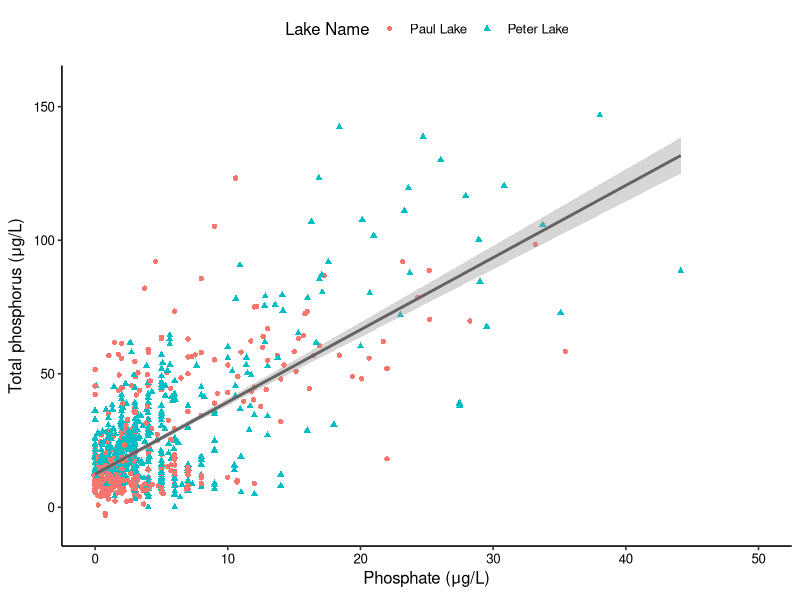
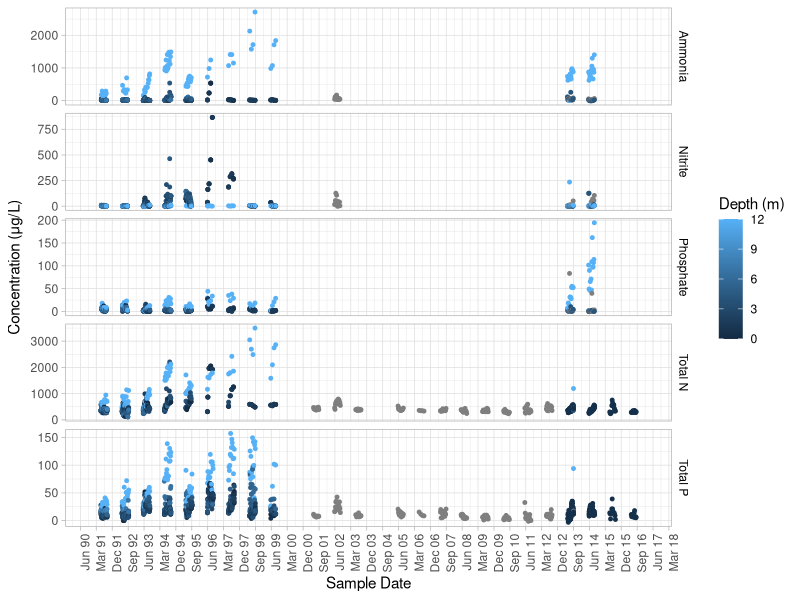
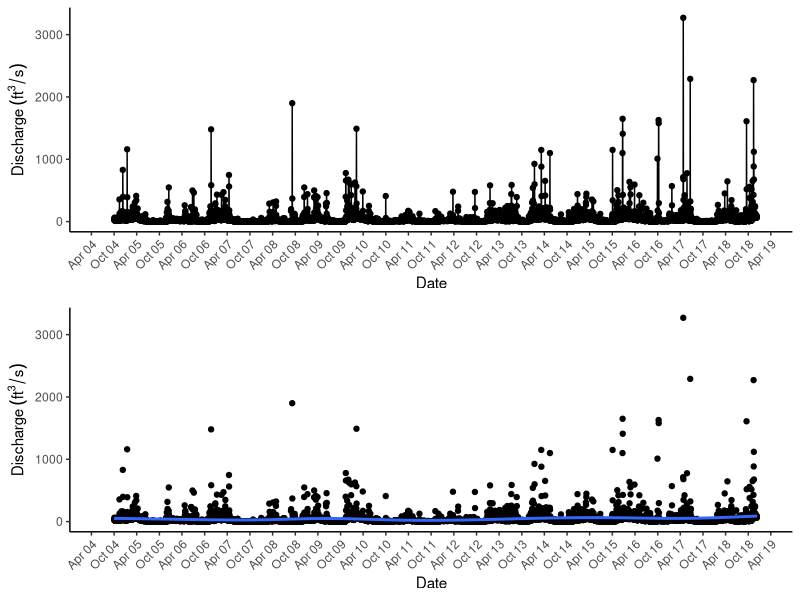
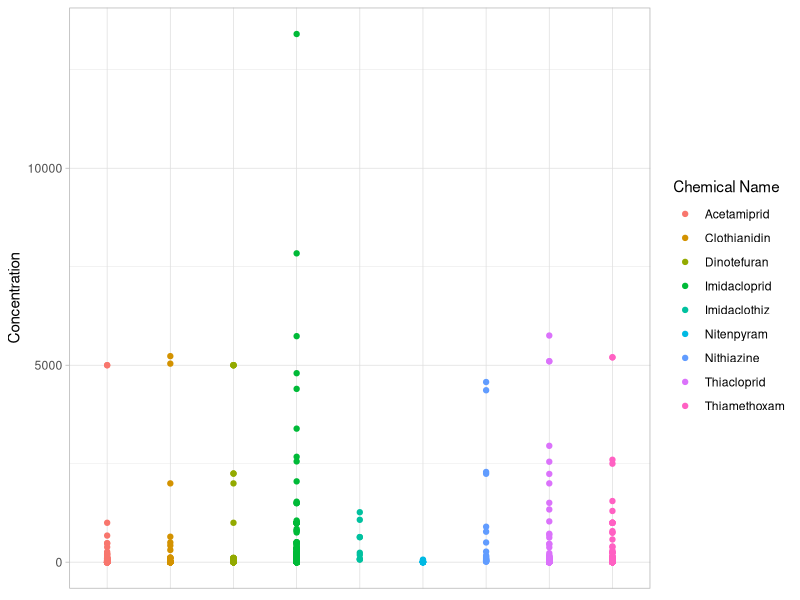

Write the R code that produced these figures, in order.
## ---- chunk 1
#1 Set up
setwd("/Users/ljq/Desktop/Blue Devils/Data Analysis/ENV872_02")
library(tidyverse)
PeterPaul <- read.csv("./Data/Processed/NTL-LTER_Lake_Chemistry_Nutrients_PeterPaul_Processed.csv")
stream <- read.csv("./Data/Raw/USGS_Site02085000_Flow_Raw.csv")
tox <- read.csv("./Data/Raw/ECOTOX_Neonicotinoids_Mortality_raw.csv")
PeterPaul.gathered <- read.csv("./Data/Processed/NTL-LTER_Lake_Nutrients_PeterPaulGathered_Processed.csv")
#2 Format date
PeterPaul$sampledate <- as.Date(PeterPaul$sampledate, format = "%m/%d/%y")
stream$datetime <- as.Date(stream$datetime, format = "%m/%d/%y")
stream$datetime <- format(stream$datetime, "%y%m%d")
create.early.dates <- (function(d) {
       paste0(ifelse(d > 181231,"19","20"),d)
       })
stream$datetime <- create.early.dates(stream$datetime)
stream$datetime <- as.Date(stream$datetime, format = "%Y%m%d")
colnames(stream) <- c("agency_cd", "site_no", "datetime", 
                              "discharge.max", "discharge.max.approval", 
                              "discharge.min", "discharge.min.approval", 
                              "discharge.mean", "discharge.mean.approval", 
                              "gage.height.max", "gage.height.max.approval", 
                              "gage.height.min", "gage.height.min.approval", 
                              "gage.height.mean", "gage.height.mean.approval")
PeterPaul.gathered$sampledate <- as.Date(PeterPaul.gathered$sampledate, format = '%Y-%m-%d')
## ---- chunk 2
#3
top.theme <- theme_classic(base_size = 12) +
  theme(axis.text = element_text(color = "black"), 
        legend.position = "top")
## ---- chunk 3
#4 Total phosphorus level in Peter and Paul lakes
P.plot <- ggplot(PeterPaul, aes(x = po4, y = tp_ug)) +
  geom_point(aes(color = lakename, shape = lakename)) +
  xlim(0, 50) +
  xlab(expression("Phosphate (\U003BCg/L)")) + 
  ylab(expression("Total phosphorus (\U003BCg/L)")) +
  geom_smooth(method = lm, color = '#636363') +
  scale_color_discrete(name="Lake Name") +
  scale_shape_discrete(name="Lake Name") +
  top.theme

print(P.plot)
## ---- chunk 4
#5 Nutrient facet

theme.facet <- 
  theme_light() + 
  theme(strip.background = element_rect(fill = "white"), strip.text = element_text(color = "black")) +
  theme(axis.text.x = element_text(angle = 90,  hjust = 1))

nutrient <- c("nh34" = "Ammonia", "no23" = "Nitrite", "po4" = "Phosphate", 
              "tn_ug" = "Total N", "tp_ug" = "Total P")

nutrient.facet <- 
  ggplot(subset(PeterPaul.gathered, lakename == 'Peter Lake'), aes(x = sampledate, y = concentration, color = depth)) +
  geom_point(size = 1) +
  facet_wrap(vars(nutrient), nrow = 5, scales="free_y", strip.position="right", labeller = as_labeller(nutrient)) +
  scale_x_date(limits = as.Date(c("1991-01-01", "2016-12-31")), 
    date_breaks = "9 months", date_labels = "%b %y") +
  xlab("Sample Date") +
  ylab(expression("Concentration (\U003BCg/L)")) +
  scale_color_continuous(name="Depth (m)") +
  theme.facet

print(nutrient.facet)

## ---- chunk 5
#6 Discharge plot
stream.theme <- theme_classic() +
  theme(axis.text.x = element_text(angle = 45,  hjust = 1))

stream.plot <- ggplot(stream, aes(x = datetime, y = discharge.mean)) +
  geom_point() +
  geom_line() +
  scale_x_date(limits = as.Date(c("2004-07-01", "2018-12-31")),
date_breaks = "6 months", date_labels = "%b %y") +
  xlab("Date") +
  ylab(bquote('Discharge' ~ (ft^3/s))) +
  stream.theme

stream.plot.2 <- ggplot(stream, aes(x = datetime, y = discharge.mean)) +
  geom_point() +
  geom_smooth() +
  scale_x_date(limits = as.Date(c("2004-07-01", "2018-12-31")),
date_breaks = "6 months", date_labels = "%b %y") +
  xlab("Date") +
  ylab(bquote('Discharge' ~ (ft^3/s))) +
  stream.theme

library(gridExtra)
grid.arrange(stream.plot, stream.plot.2)

## ---- chunk 6
#7 Neonicotinoids

tox.theme <- theme_light() +
  theme(axis.title.x=element_blank(), axis.text.x=element_blank(),
        axis.ticks.x=element_blank())

tox.plot <- ggplot(tox, aes(x = Chemical.Name, y = Conc..Mean..Std.)) +
  geom_point(aes(color =Chemical.Name)) + 
  xlab(element_blank()) +
  ylab("Concentration") +
  scale_color_discrete(name="Chemical Name") +
  tox.theme
  
print(tox.plot)
